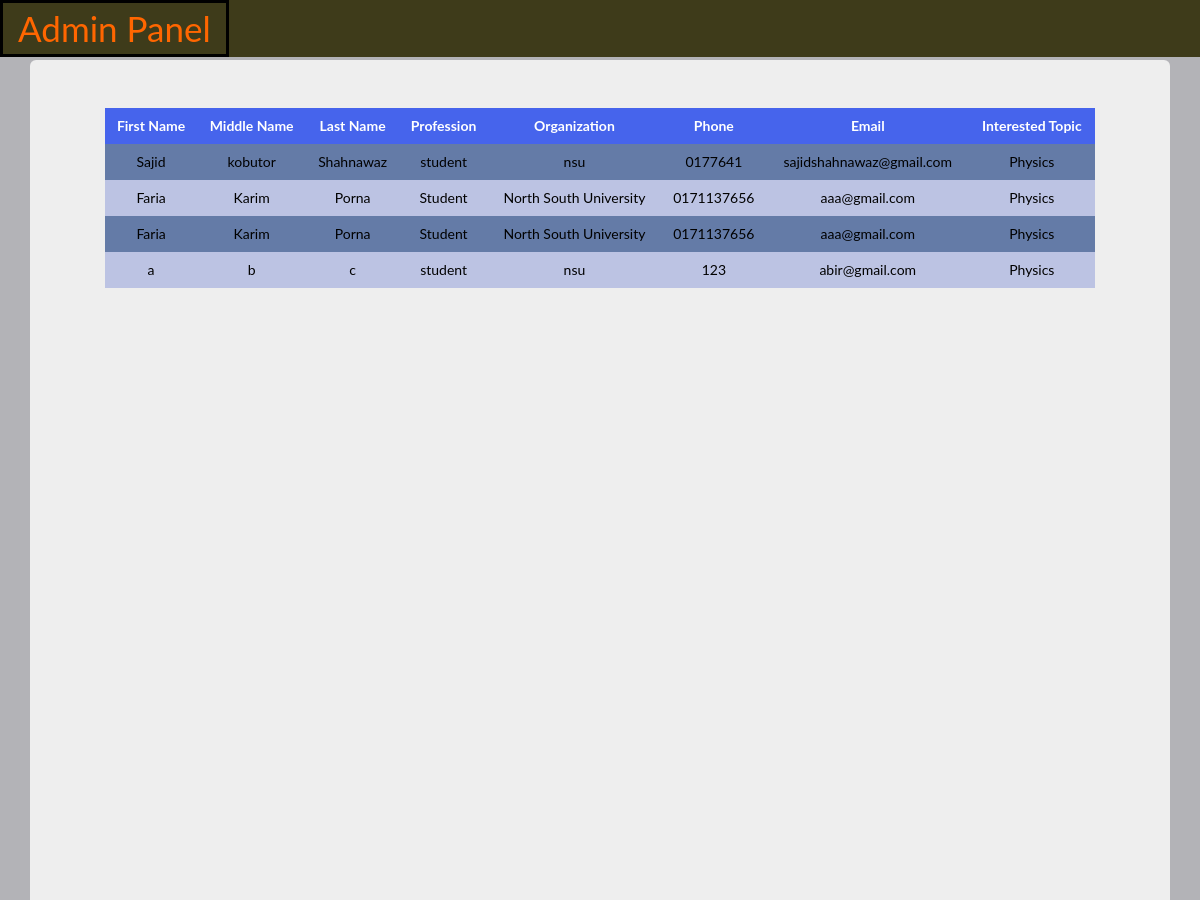
The page /instructor.php (upper part) on the database as committed earlier.
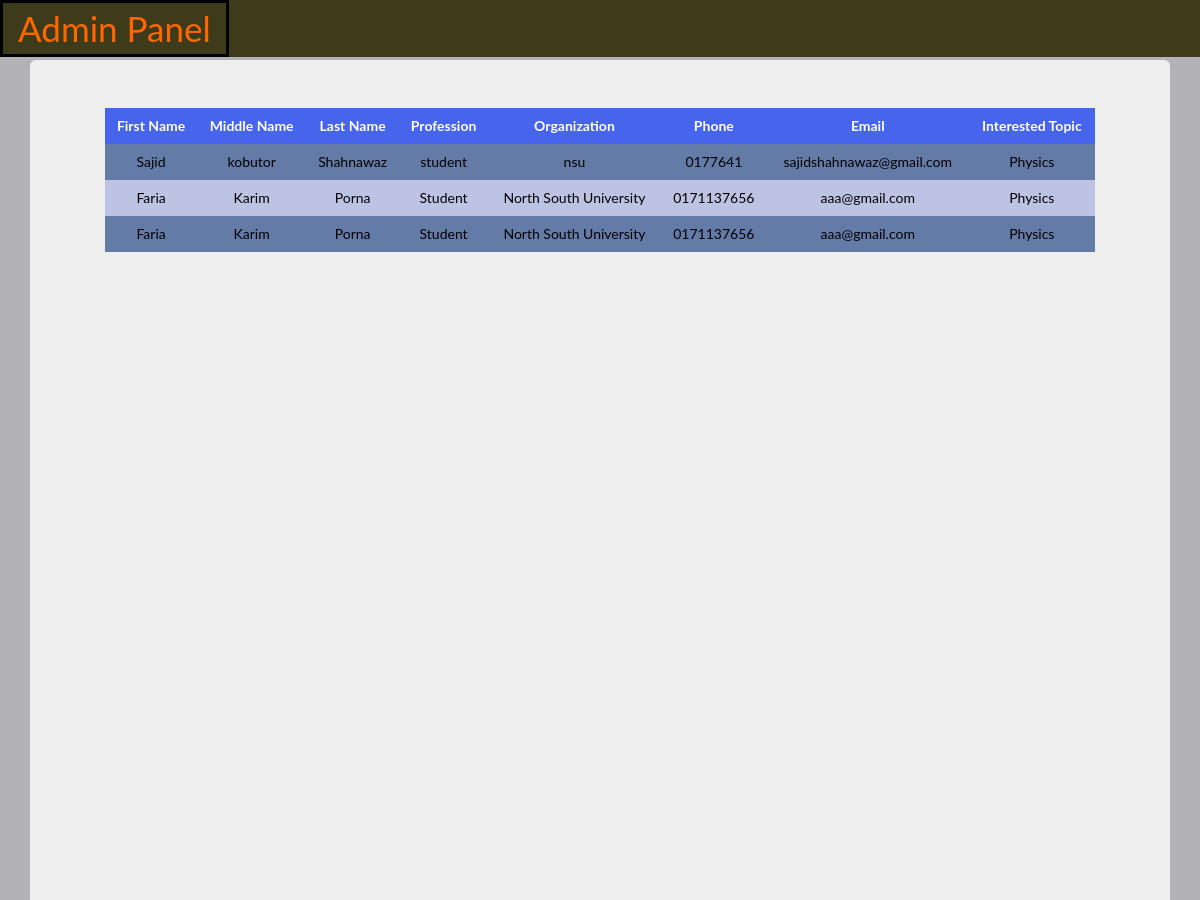
The same page on the database as committed later.
### tables this page shows
CREATE TABLE `joinus` (
  `id` int(11) NOT NULL,
  `firstname` varchar(100) NOT NULL,
  `middlename` varchar(100) DEFAULT NULL,
  `lastname` varchar(100) NOT NULL,
  `profession` varchar(100) DEFAULT NULL,
  `organisation` varchar(100) DEFAULT NULL,
  `phone` varchar(100) DEFAULT NULL,
  `email` varchar(100) NOT NULL,
  `checklist` varchar(100) DEFAULT NULL
);

### instructor.php (the view, shortened to what this page needs)
<!DOCTYPE html>
<html lang="en">
<head>
    <link rel="stylesheet" href="https://maxcdn.bootstrapcdn.com/bootstrap/3.3.7/css/bootstrap.min.css">
    <link rel="stylesheet" href="https://cdnjs.cloudflare.com/ajax/libs/font-awesome/4.7.0/css/font-awesome.min.css">
    <link rel="stylesheet" href="admin.css">
     <link rel="stylesheet" href="icon.css">
     <link rel="stylesheet" href="style.css">
     <link rel="stylesheet" href="try2.css">
     <link rel="stylesheet" type="text/css" href="index1.css">
</head>
<body>
    <nav class="navbar navbar-default navbar-fixed-top">
        <div class="container-fliud">
            <div class="navbar-header">
                <a class="navbar-brand" href="admin.php">Admin Panel</a>
            </div>
            <div class="collapse navbar-collapse" id="btndata">
            </div>
        </div>
    </nav>
  <div class="container">
<div class="jumbotron">
  <div class="container">
 <?php
include_once 'conn.php';
$sql = "select * from joinus;";
$result = mysqli_query($conn,$sql);
$resultCheck = mysqli_num_rows($result);
echo "<table>";
echo "<tr>";
echo "<th>" . "First Name" ."</th>"."<th>" . "Middle Name" ."</th>" . "<th>" . "Last Name" ."</th>";
echo "<th>" . "Profession"."</th>"."<th>" . "Organization"."</th>"."<th>" . "Phone"."</th>";
echo "<th>" . "Email"."</th>"."<th>" . "Interested Topic"."</th>";
echo "</tr>";
if($resultCheck > 0){
  while($row = mysqli_fetch_assoc($result)){
    echo "<tr>";
    echo "<td>" . $row['firstname'] . " </td>";
    echo "<td>" .$row['middlename'] . " </td>";
    echo "<td>" .$row['lastname'] . " </td>";
    echo "<td>" . $row['profession'] . " </td>";
    echo "<td>" .$row['organisation'] . " </td>";
    echo "<td>" .$row['phone'] . " </td>";
    echo "<td>" . $row['email'] . " </td>";
    echo "<td>" .$row['checklist'] . " </td>";
    echo "</tr>";
  }
  echo "</table>";
}
?>
  </div>
</div>
</div>
</body>
</html>

### admin.css (style rules this page uses)
body { font-family: "Lato", sans-serif; }
.navbar { background-color: #3E3B1A; min-height: 57px; border: none !important; }
th { text-align: left; color: black; }
.navbar-brand { background-color: #FBEF69; min-height: 57px; color: black !important; font-size: 35px ; border: bold; border-color: #FFFFFF; border: 3px solid black ; }

### style.css (style rules this page uses)
* { margin: 0; padding: 0; }
body { margin: 0; padding: 0; background-size: cover; }
.jumbotron { color: black; text-align:center; min-height: 1800px; margin-top: 60px; }
th { text-align: center; color: #0000ff; }

### index1.css (style rules this page uses)
body { background-color: #b3b3b7; background-image: url("bg.jpg"); background-size: 100%; }
table { border-collapse: collapse; width: 100%; }
th, td { text-align: center; padding: 8px; }
tr:nth-child(even) { background-color: #647ba7; }
tr:nth-child(odd) { background-color: #bcc3e3; }
th { background-color: #4664ec; color: white; }

Rows that differ between the two databases and show on the page:
removed joinus: firstname "a", middlename "b", lastname "c", profession "student", organisation "nsu", phone "123", email "abir@gmail.com", checklist "Physics"
